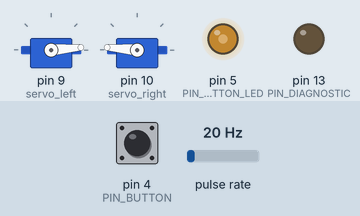
This sketch was run on a simulated Arduino Uno, built with avr-gcc and run on an emulated ATmega328P. Shown: 2 × servo, output pins drawn as LEDs (lit = HIGH). Wiring (inferred from the names in the program): pulse sensor: data pin 2. Inputs (shaded band) come from the test bench; at power-on: pin 4 (PIN_BUTTON) HIGH, pulse rate 20 Hz. What the sketch prints to the serial monitor is not drawn.

Above: at 7.97 s.
8.0 s: pin 4 (PIN_BUTTON) pulled LOW for 0.15 s
At 8.17 s:
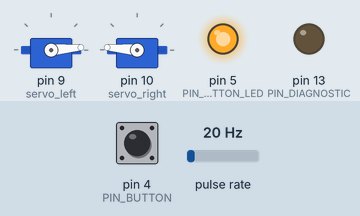
11.0 s: pulse rate (sensor on pin 2) set to 16 Hz
At 11.27 s:
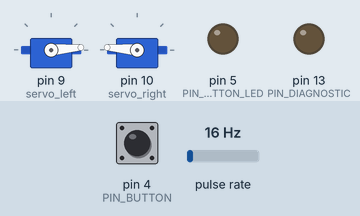
14.0 s: pulse rate (sensor on pin 2) set to 12 Hz
At 14.69 s:
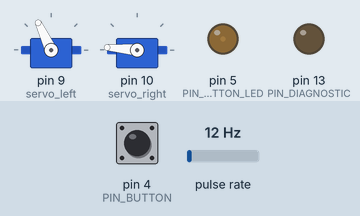
17.0 s: pin 4 (PIN_BUTTON) pulled LOW for 1 s
20.0 s: pulse rate (sensor on pin 2) set to 50 Hz
At 22.37 s:
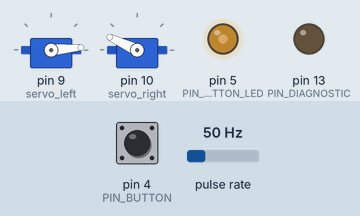
23.0 s: pin 4 (PIN_BUTTON) driven LOW
Timing chart, 0 to 27.0 s (numbered marks = the images above; inputs shaded):
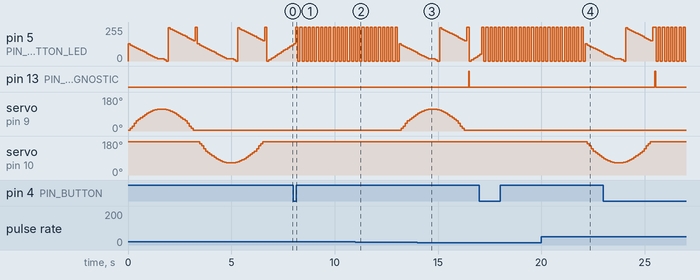

The sketch:

bot0.ino
```cpp
/* Local Variables:  */
/* mode: c++         */
/* comment-column: 0 */
/* End:              */


#include <Servo.h>

enum SMPins {
  PIN_GEIGER = 2, // This must be 2 or 3 for interrupts, see attachInterrupt()

  PIN_BUTTON = 4,    // Input for button, any digital line
  PIN_BUTTON_LED = 5, // PWM'able output for button LED

  // Servo is going to eat 9/10 as PWM outputs anyway, so we use those
  PIN_SERVO_L = 9,  // Output for left servo
  PIN_SERVO_R = 10, // Output for right servo

  PIN_DIAGNOSTIC = 13, // "diagnostic" LED
};

enum ServoJunk {
  ServoLeftStart = 5,
  ServoLeftStop = 110,

  ServoRightStart = 175,
  ServoRightStop = 60,
};

#define N_SERVO_STEPS 15

int servo_steps[N_SERVO_STEPS] = { 0, 10, 20, 35, 50,
                                   58, 66, 74, 82, 90,
				   95, 100, 105, 108, 110, };


enum Delays {
  DELAY_READINGS = 5000, // 5s of blinky to get a reading
};


Servo servo_left;
Servo servo_right;


volatile int geiger_counter;

void geiger_isr() {
  geiger_counter++;
}


void pour(uint8_t which_servo) {
  uint8_t led_intensity = 255; // How bright to pound the LED for the showy bits below
  uint8_t brightness = 128;

  for (int i = 0; i < N_SERVO_STEPS; i++) {

    if (which_servo) {
      servo_right.write(ServoRightStart - servo_steps[i]);
      Serial.println(ServoRightStart - servo_steps[i]);
    } else {
      servo_left.write(ServoLeftStart + servo_steps[i]);
      Serial.println(ServoLeftStart + servo_steps[i]);
    }

    analogWrite(PIN_BUTTON_LED, brightness);
    brightness -= 255/(2*N_SERVO_STEPS);
    delay(100);
  }

  Serial.println("Returning cup to zero");
  delay(250);

  Serial.println("Returning cup to zero");
  for (int i = N_SERVO_STEPS-1; i >= 0; i--) {
    if (which_servo) {
      servo_right.write(ServoRightStart - servo_steps[i]);
      Serial.println(ServoRightStart - servo_steps[i]);
    } else {
      servo_left.write(ServoLeftStart + servo_steps[i]);
      Serial.println(ServoLeftStart + servo_steps[i]);
    }
    analogWrite(PIN_BUTTON_LED, brightness);
    brightness -= 255/(2*N_SERVO_STEPS);
    Serial.println(brightness);
    delay(100);
  }

  analogWrite(PIN_BUTTON_LED, led_intensity);
  delay(100);

}


void setup() {
  Serial.begin(9600);
  //  Serial.println("Schroedinger's Martini Bot v0.1");

  geiger_counter = 0;
  attachInterrupt(0, geiger_isr, RISING);


  pinMode(PIN_BUTTON, INPUT);
  digitalWrite(PIN_BUTTON, 1); // turn on pull-up

  pinMode(PIN_BUTTON_LED, OUTPUT);

  pinMode(PIN_DIAGNOSTIC, OUTPUT);

  servo_left.attach(9);
  servo_right.attach(10);

  servo_left.write(ServoLeftStart);
  servo_right.write(ServoRightStart);

  pour(0);
  pour(1);

}


void loop() {
  Serial.print("Loop! ");
  //  Serial.println(geiger_counter);
  geiger_counter = 0;

  /* ****************************** */
  // Breathing while waiting for button push

  uint8_t do_breathe = 1;
  uint8_t brightness = 0;

  //  Serial.println("Waiting");

  while(do_breathe) { // TODO Make LED "breathe" while waiting for input: http://sean.voisen.org/blog/2011/10/breathing-led-with-arduino/

    for (brightness = 0; do_breathe && brightness < 245; brightness += 10) {
      analogWrite(PIN_BUTTON_LED, brightness);
      do_breathe = digitalRead(PIN_BUTTON);
      delay(100);
    }

    for (; do_breathe && brightness >= 10; brightness -= 10) {
      analogWrite(PIN_BUTTON_LED, brightness);
      do_breathe = digitalRead(PIN_BUTTON);
      delay(80);
    }
  }


  /* ****************************** */
  // Silly showmanship while reading the geiger counter data

  Serial.print("Reading: ");

  uint8_t led_intensity = 255; // How bright to pound the LED for the showy bits below

  geiger_counter = 0;

  for (int delay_counter = 0; delay_counter < DELAY_READINGS/200; delay_counter++) {
    analogWrite(PIN_BUTTON_LED, led_intensity);
    delay(100);
    analogWrite(PIN_BUTTON_LED, 0);
    delay(100);
  }

  /* ****************************** */
  // Decide which servo to pour from
  //  Serial.println(geiger_counter);
  uint8_t which_servo = geiger_counter & 1;

  /* ****************************** */
  // Commence the jigglin'!

  Serial.print("Pouring: ");
  //  Serial.println(which_servo ? "R" : "L");

  pour(which_servo);


  digitalWrite(PIN_DIAGNOSTIC, 1);
  delay(20);
  digitalWrite(PIN_DIAGNOSTIC, 0);
  delay(20);

  if (which_servo) {
    digitalWrite(PIN_DIAGNOSTIC, 1);
    delay(20);
    digitalWrite(PIN_DIAGNOSTIC, 0);
    delay(20);
  }

}
```

Measured:
- the behaviour switches between 15 and 14 Hz on pulse rate (sensor on pin 2) (found by bisection; images 2 and 3)
- after the input at 20.0 s, servo on pin 9 (servo_left): stays 5° (without the input it goes to 15° after 2.2 s); servo on pin 10 (servo_right): moves from 175° to 93° over 0.70 s, starting after 2.2 s
- by itself, servo on pin 9 (servo_left): rises from 87° to 115° in 0.50 s, then falls to 5° in 1.8 s
